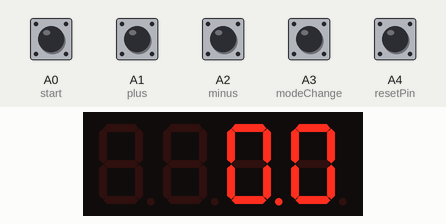
Recording of a sketch running on a simulated Arduino Uno, built with avr-gcc and run on an emulated ATmega328P. On the bench: 4-digit seven-segment display. The inputs (shaded band) are chosen by the test bench; at power-on: A0 (start), A1 (plus), A2 (minus), A3 (modeChange), A4 (resetPin) HIGH.

Above: at 1.2 s.
1.3 s: A0 (start) pulled LOW for 0.15 s
At 1.5 s:
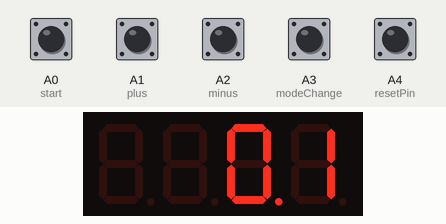
2.9 s: A3 (modeChange) pulled LOW for 0.15 s
At 4.1 s:
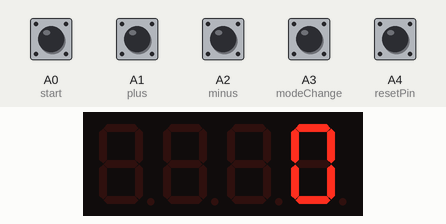
4.5 s: A3 (modeChange) pulled LOW for 1 s
At 5.55 s:
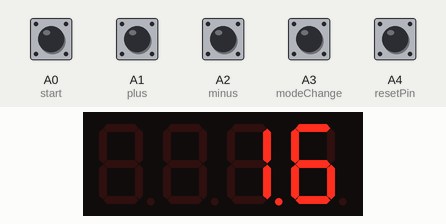

The sketch:

Stopwatch_Timer.ino
```cpp
#include "SevSeg.h"
SevSeg sevenSegment;

const int A = 9;
const int B = 8;
const int C = 7;
const int D = 6;
const int E = 5;
const int F = 4;
const int G = 3;
const int DP = 2;
const int D1 = 10;
const int D2 = 11;
const int D3 = 12;
const int D4 = 13;

const int start = A0;
const int plus = A1;
const int minus = A2;
const int modeChange = A3;
const int resetPin = A4;

unsigned long lastMillisStopwatch = 0;
const long intervalStopwatch = 100;
unsigned long lastMillisTimer = 0;
const long intervalTimer = 1000;
int stopwatchNumber = 0;
int timerNumber = 0;
bool stopwatchState = false;
bool timerState = false;
bool currentMode = false;
unsigned long debounceDelay = 20;
unsigned long lastDebounceTime = 0;

void setup() {
  sevenSegmentSetup();
  buttonsSetup();
}

void loop() {
  if (!currentMode) {
    stopwatch();
  } else {
    timer();
  }

  changeMode();
  resetState();
}

void sevenSegmentSetup() {
  byte numDigits = 4;
  byte digitPins[] = { D1, D2, D3, D4 };
  byte segmentPins[] = { A, B, C, D, E, F, G, DP };
  bool resistorsOnSegments = 1;
  sevenSegment.begin(COMMON_CATHODE, numDigits, digitPins, segmentPins, resistorsOnSegments);
  sevenSegment.setBrightness(90);
}

void buttonsSetup() {
  pinMode(start, INPUT_PULLUP);
  pinMode(plus, INPUT_PULLUP);
  pinMode(minus, INPUT_PULLUP);
  pinMode(modeChange, INPUT_PULLUP);
  pinMode(resetPin, INPUT_PULLUP);
}

void stopwatch() {
  int startStopwatch = digitalRead(start);
  if (startStopwatch == LOW) {
    stopwatchState = !stopwatchState;
    while (startStopwatch == LOW) {
      startStopwatch = digitalRead(start);
      sevenSegment.setNumber(stopwatchNumber, 1);
      sevenSegment.refreshDisplay();
    }
  }

  if (stopwatchState) {
    unsigned long currentMillisStopwatch = millis();
    if (currentMillisStopwatch - lastMillisStopwatch >= intervalStopwatch) {
      lastMillisStopwatch = currentMillisStopwatch;
      if(stopwatchNumber < 9999) {
        stopwatchNumber++;
      }
    }
  }
  sevenSegment.setNumber(stopwatchNumber, 1);
  sevenSegment.refreshDisplay();
}

void timer() {
  int plusTime = digitalRead(plus);
  int minusTime = digitalRead(minus);
  int startTimer = digitalRead(start);

  if (plusTime == LOW && (millis() - lastDebounceTime) > debounceDelay) {
    if (timerNumber < 9999) timerNumber++;
    lastDebounceTime = millis();
  }

  if (minusTime == LOW && (millis() - lastDebounceTime) > debounceDelay) {
    if (timerNumber > 0) timerNumber--;
    lastDebounceTime = millis();
  }

  if (startTimer == LOW) {
    timerState = !timerState;
    while (startTimer == LOW) {
      startTimer = digitalRead(start);
      sevenSegment.setNumber(timerNumber);
      sevenSegment.refreshDisplay();
    }
  }

  if (timerState) {
    unsigned long currentMillisTimer = millis();
    if (currentMillisTimer - lastMillisTimer >= intervalTimer) {
      lastMillisTimer = currentMillisTimer;
      if (timerNumber > 0) {
        timerNumber--;
      } else {
        timerNumber = 0;
        timerState = !timerState;
      }
    }
  }

  sevenSegment.setNumber(timerNumber);
  sevenSegment.refreshDisplay();
}

void changeMode() {
  int modeChangeState = digitalRead(modeChange);
  if (modeChangeState == LOW) {
    currentMode = !currentMode;
    while (modeChangeState == LOW) {
      modeChangeState = digitalRead(modeChange);
      if (currentMode) {
        sevenSegment.setNumber(stopwatchNumber, 1);
        sevenSegment.refreshDisplay();
      } else {
        sevenSegment.setNumber(timerNumber);
        sevenSegment.refreshDisplay();
      }
    };
  }
}

void resetState() {
  int resetStatePin = digitalRead(resetPin);
  if (resetStatePin == LOW) {
    stopwatchState = 0;
    timerState = 0;
    if (!currentMode) {
      stopwatchNumber = 0;
      sevenSegment.setNumber(stopwatchNumber, 1);
      sevenSegment.refreshDisplay();
    } else {
      timerNumber = 0;
      sevenSegment.setNumber(timerNumber);
      sevenSegment.refreshDisplay();
    }
  }
}
```

Measured:
- after the input at 1.3 s, the display: changes after 0.15 s (image 1)
- after the input at 4.5 s, the display: changes after 1.0 s (image 3)
